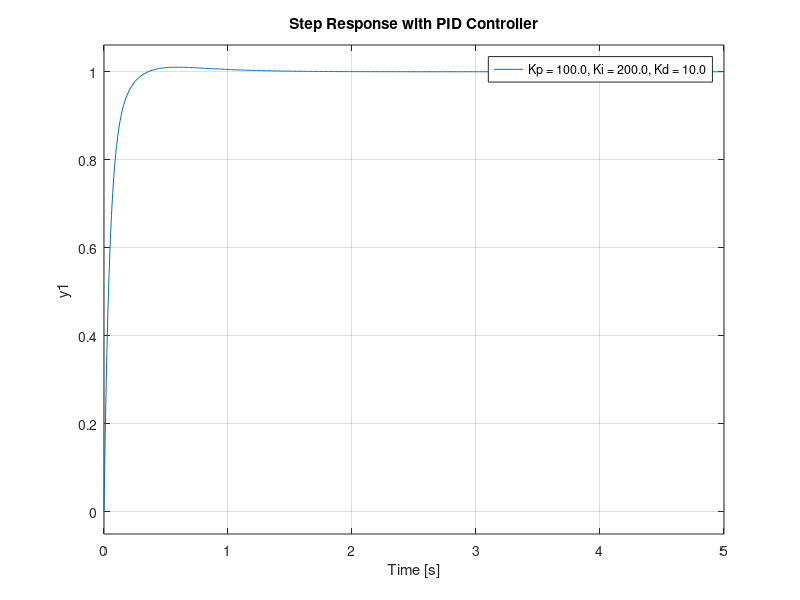
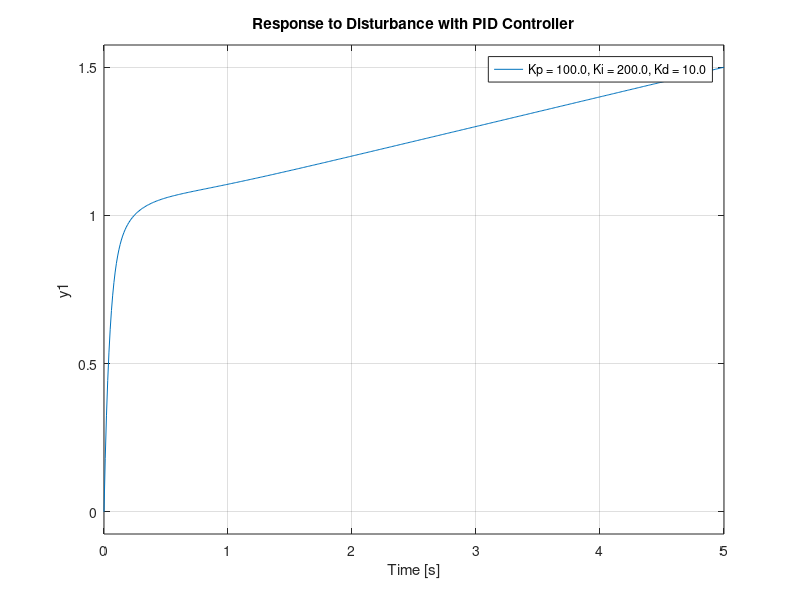

Source code (MATLAB) for these figures, in order:
J = 0.01;
b = 0.1;
K = 0.01;
R = 1;
L = 0.5;
s = tf('s');
G = K/((J*s+b)*(L*s+R)+K^2);

Kp = 100;
Ki = 200;
Kd = 10;
t = 0:0.01:5;
figure;
hold on;
grid on;
C_pid = pid(Kp, Ki, Kd);
sys_cl = feedback(C_pid*G, 1);
step(sys_cl, t);
title('Step Response with PID Controller');
legend(sprintf('Kp = %.1f, Ki = %.1f, Kd = %.1f', Kp, Ki, Kd));
figure;
hold on;
grid on;
disturbance = 0.1/s;
sys_cl_dist = feedback(C_pid*G, 1);
sys_cl_disturbed = sys_cl_dist + disturbance;
step(sys_cl_disturbed, t);
title('Response to Disturbance with PID Controller');
legend(sprintf('Kp = %.1f, Ki = %.1f, Kd = %.1f', Kp, Ki, Kd));
